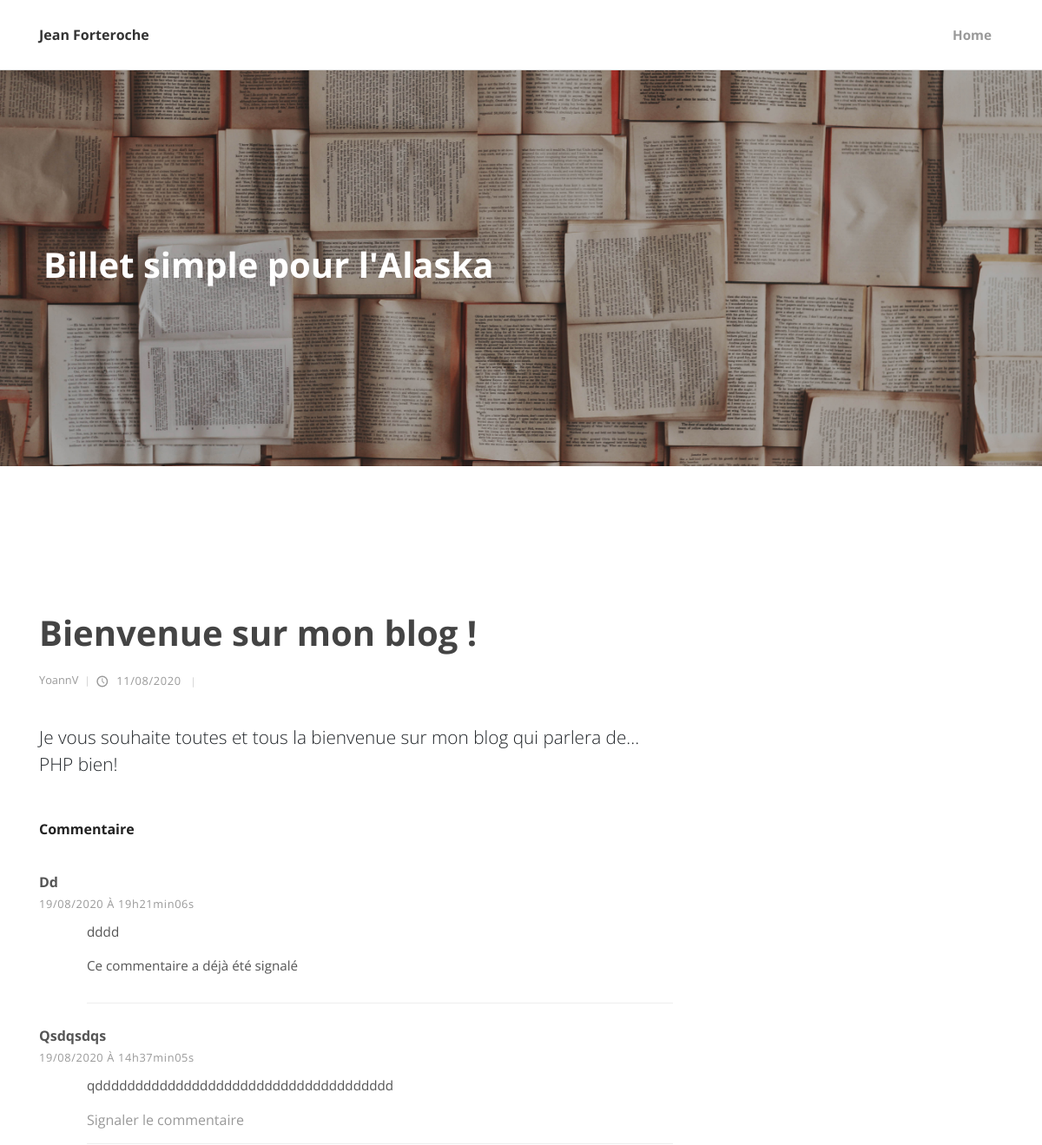
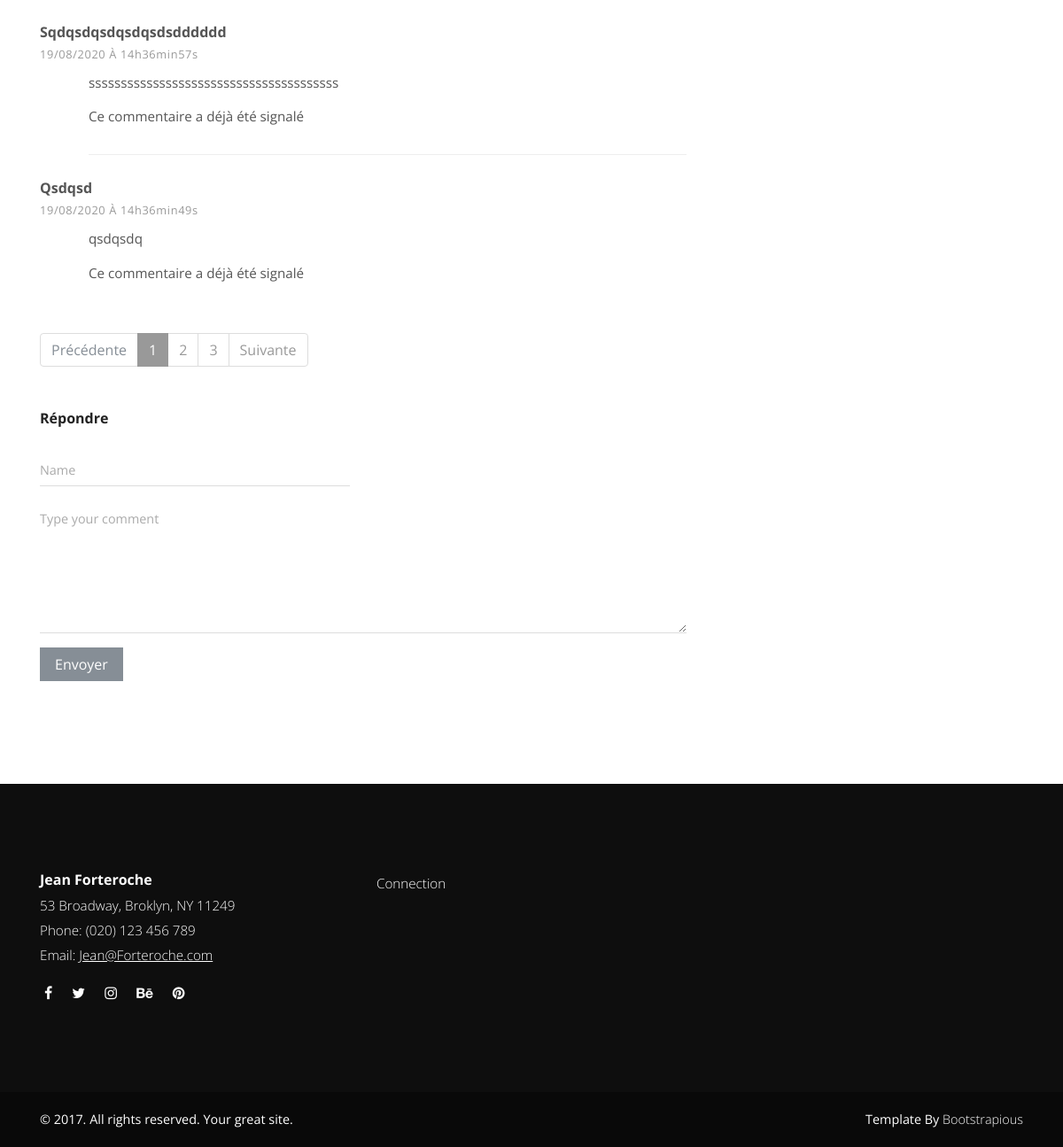
Page /index.php?action=post&id=1 on the committed database (2 pictures, top to bottom).
### tables this page shows
CREATE TABLE IF NOT EXISTS `posts` (
  `id` int(11) NOT NULL AUTO_INCREMENT,
  `title` varchar(255) NOT NULL,
  `author` varchar(255) NOT NULL,
  `content` text NOT NULL,
  `creation_date` datetime NOT NULL,
  PRIMARY KEY (`id`)
);

CREATE TABLE IF NOT EXISTS `comments` (
  `id` int(11) NOT NULL AUTO_INCREMENT,
  `post_id` int(11) NOT NULL,
  `author` varchar(255) NOT NULL,
  `comment_date` datetime NOT NULL,
  `comment` text NOT NULL,
  `flag` tinyint(1) NOT NULL,
  PRIMARY KEY (`id`)
);

### controller/frontend.php (called while the page is built, shortened)
<?php
require_once('../Model/PostManager.php');
require_once('../Model/CommentManager.php');
    function post($page)
    {
        $postManager = new PostManager();
        $commentManager = new CommentManager();
        $commentParPage = 4;
        $firstComment = ($page - 1) * $commentParPage;
        $nbComments = $commentManager->nomberCommentByPost($_GET['id']);
        $pages = ceil($nbComments/ $commentParPage);
        $post = $postManager->getPost($_GET['id']);
        $comments = $commentManager->getComments($_GET['id'],$firstComment, $commentParPage);
        require('../view/frontend/postView.php');
    }

### Model/PostManager.php (called while the page is built, shortened)
<?php
class PostManager extends Manager
{
   public function getPost($postId)
    {
        $db = $this->dbConnect();
        $req = $db->prepare('SELECT id, title, author, content, DATE_FORMAT(creation_date, \'%d/%m/%Y \') AS creation_date_fr FROM posts WHERE id = ?');
        $req->execute(array($postId));
        $post = $req->fetch();
        return $post;
    }
}

### Model/CommentManager.php (called while the page is built, shortened)
<?php
class CommentManager extends Manager
{
    public function getComments($postId, $firstComment, $commentParPage)
    {
        $db = $this->dbConnect();
        $comments = $db->prepare('SELECT id, author, comment, flag, DATE_FORMAT(comment_date, \'%d/%m/%Y à %Hh%imin%ss\') AS comment_date_fr FROM comments WHERE post_id = :post_id ORDER BY comment_date DESC LIMIT :first, :number');
        $comments->bindValue('number', $commentParPage, PDO::PARAM_INT);
        $comments->bindValue('first', $firstComment, PDO::PARAM_INT);
        $comments->bindValue('post_id', $postId, PDO::PARAM_INT);
        $comments->execute();
        return $comments;
    }
    public function nomberCommentByPost($id)
    {
        $db = $this->dbConnect();
        $req = $db->prepare("SELECT COUNT(*) as nb_Comments FROM comments WHERE post_id = ?");
        $req ->execute(array($id));
        $result = $req->fetch();
        $nbComments = (int) $result['nb_Comments'];
        return $nbComments ;
    }
}

### view/frontend/postView.php (the view, shortened to what this page needs)
<div class="container">
      <div class="row">
        <main class="post blog-post col-lg-8">
          <div class="container">
            <div class="post-single">
              <div class="post-details">
                <h1><?= htmlspecialchars($post['title']) ?><a href="#"><i class="fa fa-bookmark-o"></i></a></h1>
                <div class="post-footer d-flex align-items-center flex-column flex-sm-row"><a href="#" class="author d-flex align-items-center flex-wrap">
                    <div class="title"><span><?= htmlspecialchars($post['author']) ?></span></div></a>
                  <div class="d-flex align-items-center flex-wrap">
                    <div class="date"><i class="icon-clock"></i> <?= $post['creation_date_fr'] ?></div>
                  </div>
                </div>
                <div class="post-body">
                  <p class="lead"><?= htmlspecialchars($post['content']) ?></p>
                </div>
                <div class="post-comments">
                  <header>
                    <h3 class="h6">Commentaire<span class="no-of-comments"></span></h3>
                  </header>
                  <?php
                   while ($comment = $comments->fetch())
        {
        ?>
                  <div class="comment">
                    <div class="comment-header d-flex justify-content-between">
                      <div class="user d-flex align-items-center">
                        <div class="title"><strong> <?= htmlspecialchars($comment['author']) ?></strong><span class="date">       <?= $comment['comment_date_fr'] ?></span></div>
                      </div>
                    </div>
                    <div class="comment-body">
                      <p>  <?= nl2br(htmlspecialchars($comment['comment'])) ?></p>
                      <?php
                    if(($comment['flag'])) {
                     ?>
                     <p>Ce commentaire a déjà été signalé</p>
                     <?php
                      } else {
                     ?>
                   <a href="../public/index.php?action=flagComment&amp;id=<?= $comment['id'] ?>&amp;idp=<?= $post['id'] ?>">Signaler le commentaire</a>
                     <?php
                 }
                 ?>
                    </div>
                  </div>
        <?php
        }
        ?>
  <nav>
    <ul class="pagination">
        <li class="page-item <?= ($page  == 1) ? "disabled" : "" ?>">
            <a href="index.php?action=post&amp;id=<?=$post['id']?>&amp;page=<?= $page  - 1 ?>" class="page-link">Précédente</a>
        </li>
        <?php for($i = 1; $i <= $pages; $i++): ?>
            <li class="page-item <?= ($i == $page) ? "active" : "" ?>">
                <a href="index.php?action=post&amp;id=<?=$post['id']?>&amp;page=<?= $i ?>" class="page-link"><?= $i ?></a>
            </li>
        <?php endfor ?>
            <li class="page-item <?= ($page == $pages ) ? "disabled" : "" ?>">
            <a href="index.php?action=post&amp;id=<?=$post['id']?>&amp;page=<?= $page + 1 ?>" class="page-link">Suivante</a>
        </li>
    </ul>
</nav>
                </div>
                <div class="add-comment">
                  <header>
                    <h3 class="h6">Répondre</h3>
                  </header>
                  <form action="index.php?action=addComment&amp;id=<?= $post['id'] ?>" method="post" class="commenting-form">
                    <div class="row">
                      <div class="form-group col-md-6">
                        <input type="text"  id="author" name="author" placeholder="Name" class="form-control">
                      </div>
                      <div class="form-group col-md-12">
                        <textarea id="comment" name="comment" placeholder="Type your comment" class="form-control"></textarea>
                      </div>
                      <div class="form-group col-md-12">
                        <button type="submit" class="btn btn-secondary">Envoyer</button>
                      </div>
                    </div>
                  </form>
                </div>
              </div>
            </div>
          </div>
        </main>
        <aside class="col-lg-4">
        </aside>
      </div>
    </div>
<?php require('template.php'); ?>

### public/template_home/css/style.default.css (style rules this page uses)
body { overflow-x: hidden; }
strong { font-weight: 700; }
a, i, span { display: inline-block; text-decoration: none; -webkit-transition: all 0.3s; transition: all 0.3s; }
ul { margin: 0; padding: 0; }
button, input { outline: none !important; font-family: "Open Sans", sans-serif; }
button { cursor: pointer; }
main, aside { padding: 50px 0 100px; }
i[class*="icon-"] { -webkit-transform: translateY(3px); transform: translateY(3px); }
.btn { border-radius: 0 !important; }
h1, h2, h3, h4, h5, h6 { margin-bottom: 15px; }
.post p:not(.lead) { font-weight: 400; color: #777; font-size: 0.95em; }
.post a { text-decoration: none; }
.post h3 { line-height: 1.1em; color: #222; -webkit-transition: all 0.3s; transition: all 0.3s; margin-bottom: 1rem; }
.post .date { letter-spacing: 0.05em; font-weight: 400; text-transform: uppercase; color: #aaa; }
.post .title, .post .date, .post .comments, .post .views { font-weight: 400; color: #999; text-transform: capitalize; }
.post .title i, .post .date i, .post .comments i, .post .views i { margin-right: 5px; font-size: 1.1em; }
.post .title::after, .post .date::after, .post .comments::after, .post .views::after { content: '|'; display: inline-block; margin: 0 7px; font-size: 0.9em; color: #ccc; }
.blog-post { padding-left: 0; padding-right: 0; }
.blog-post .post-footer { font-size: 0.8em; }
.blog-post h1 { color: #444; line-height: 1.1em; }
.blog-post .post-footer { margin-top: 20px; }
.blog-post .post-body { margin-top: 40px; }
.blog-post .post-body p { margin-bottom: 30px; }
.blog-post .post-comments { margin-top: 50px; }
.blog-post .post-comments header { margin-bottom: 40px; }
.blog-post .post-comments .comment:last-of-type .comment-body { border-bottom: none; }
.blog-post .post-comments .title::after { display: none; }
.blog-post .post-comments strong { display: block; color: #555; }
.blog-post .post-comments span.date { font-size: 0.8em; color: #999; }
.blog-post .post-comments span.date::after { display: none; }
.blog-post .post-comments .comment-body { margin-left: 55px; margin-top: 10px; margin-bottom: 25px; padding-bottom: 15px; border-bottom: 1px solid #eee; }
.blog-post .post-comments p { font-size: 0.95em; color: #555; }
.blog-post .add-comment { margin-top: 50px; }
.blog-post .add-comment header { margin-bottom: 30px; }
.blog-post .add-comment input, .blog-post .add-comment textarea { background: none; border: none; border-bottom: 1px solid #ddd; padding: 10px 0; border-radius: 0; font-family: "Open Sans", sans-serif; }
.blog-post .add-comment textarea { min-height: 150px; }
.btn { font-weight: normal; border: 1px solid transparent; padding: 0.5rem 1rem; font-size: 1rem; line-height: 1.25; border-radius: 0.25rem; -webkit-transition: all 0.15s ease-in-out; transition: all 0.15s ease-in-out; }
.btn-secondary { color: #fff; background-color: #868e96; border-color: #868e96; }
body { font-family: "Open Sans", sans-serif; font-size: 1rem; font-weight: normal; line-height: 1.5; color: #212529; background-color: #fff; }
a { color: #999; text-decoration: none; }
h1, h2, h3, h4, h5, h6, .h1, .h2, .h3, .h4, .h5, .h6 { margin-bottom: 0.5rem; font-family: inherit; font-weight: 700; line-height: 1.1; color: inherit; }
h1, .h1 { font-size: 2.5rem; }
h3, .h3 { font-size: 1.75rem; }
h6, .h6 { font-size: 1rem; }
.lead { font-size: 1.3rem; font-weight: 300; }
.page-item:first-child .page-link { border-top-left-radius: 0.25rem; border-bottom-left-radius: 0.25rem; }
.page-item:last-child .page-link { border-top-right-radius: 0.25rem; border-bottom-right-radius: 0.25rem; }
.page-item.active .page-link { color: #fff; background-color: #999; border-color: #999; }
.page-item.disabled .page-link { color: #868e96; background-color: #fff; border-color: #ddd; }
.page-link { padding: 0.5rem 0.75rem; line-height: 1.25; color: #999; background-color: #fff; border: 1px solid #ddd; }

### rows in the picture
posts: title "Bienvenue sur mon blog !", author "YoannV", content "Je vous souhaite toutes et tous la bienvenue sur mon blog qui parlera de... PHP bien!"
comments: author "Dd", comment_date_fr "19/08/2020 À 19h21min06s", comment "dddd", flag "Ce commentaire a déjà été signalé"
comments: author "Qsdqsdqs", comment_date_fr "19/08/2020 À 14h37min05s", comment "qddddddddddddddddddddddddddddddddddddd"
comments: author "Sqdqsdqsdqsdqsdsdddddd", comment_date_fr "19/08/2020 À 14h36min57s", comment "sssssssssssssssssssssssssssssssssssssss", flag "Ce commentaire a déjà été signalé"
comments: author "Qsdqsd", comment_date_fr "19/08/2020 À 14h36min49s", comment "qsdqsdq", flag "Ce commentaire a déjà été signalé"

### other values in the picture
$post['creation_date_fr'] "11/08/2020"
